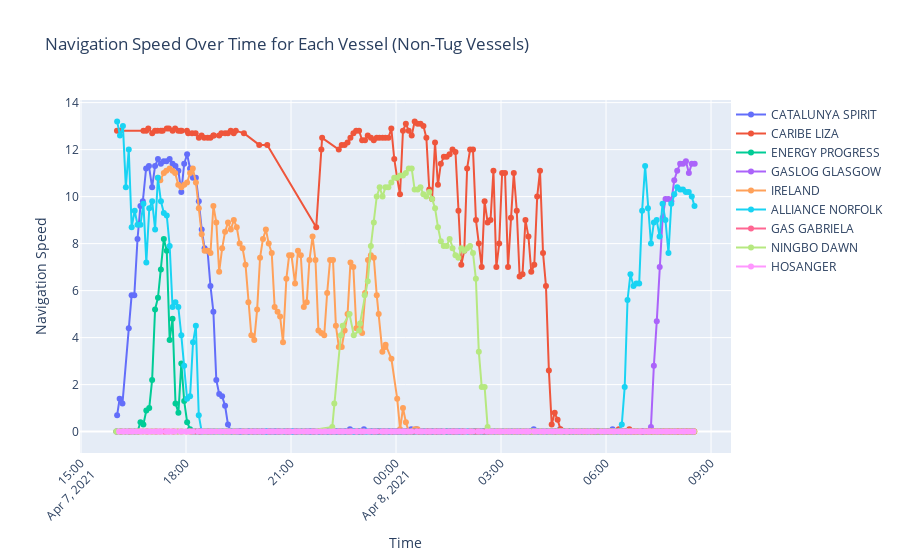

Source (notebook cell):
### Markdown cell above
- Navigation speed over time for each vessel (no tug), with the possibility here to get the values on the curves

### Code cell
# Filter data for non-tug vessels
non_tug_data = data[data['vessel_type'] != 'tug']

# Create a figure
fig = go.Figure()

# Iterate through unique vessel names for non-tug vessels
unique_vessel_names = non_tug_data['vessel_name'].unique()

for vessel_name in unique_vessel_names:
    # Filter data for the current vessel name
    subset = non_tug_data[non_tug_data['vessel_name'] == vessel_name]
    
    # Create a line trace for navigation_speed over time for the current vessel
    fig.add_trace(go.Scatter(x=subset['navigation_time'], y=subset['navigation_speed'],
                             mode='lines+markers', name=vessel_name,
                             hoverinfo='x+y', text=subset['navigation_time'].dt.strftime('%Y-%m-%d %H:%M:%S')))

# Customize layout
fig.update_layout(
    title='Navigation speed over time for each vessel (non-tug vessels)',
    xaxis_title='Time',
    yaxis_title='Navigation speed',
    xaxis=dict(tickangle=-45),
    legend=dict(x=1, y=1)
)

fig.show()

### Figure 1 — Plotly figure (JSON) as saved in the notebook; plotly's stock layout.template omitted (floating-point values rounded to 4 significant figures; data arrays with more than 128 entries replaced by an {"elided": "..."} marker saying what was removed)
{"data": [{"hoverinfo": "x+y", "mode": "lines+markers", "name": "CATALUNYA SPIRIT", "text": {"elided": "198 str values"}, "type": "scatter", "x": {"elided": "198 str values"}, "y": {"elided": "198 float values"}}, {"hoverinfo": "x+y", "mode": "lines+markers", "name": "CARIBE LIZA", "text": {"elided": "163 str values"}, "type": "scatter", "x": {"elided": "163 str values"}, "y": {"elided": "163 float values"}}, {"hoverinfo": "x+y", "mode": "lines+markers", "name": "ENERGY PROGRESS", "text": {"elided": "192 str values"}, "type": "scatter", "x": {"elided": "192 str values"}, "y": {"elided": "192 float values"}}, {"hoverinfo": "x+y", "mode": "lines+markers", "name": "GASLOG GLASGOW", "text": ["2021-04-08 06:21:58", "2021-04-08 06:26:58", "2021-04-08 06:31:58", "2021-04-08 06:37:00", "2021-04-08 06:42:00", "2021-04-08 06:47:00", "2021-04-08 06:51:59", "2021-04-08 06:57:00", "2021-04-08 07:01:59", "2021-04-08 07:07:00", "2021-04-08 07:11:49", "2021-04-08 07:16:59", "2021-04-08 07:21:59", "2021-04-08 07:26:59", "2021-04-08 07:31:59", "2021-04-08 07:36:58", "2021-04-08 07:41:59", "2021-04-08 07:46:59", "2021-04-08 07:51:58", "2021-04-08 07:56:58", "2021-04-08 08:01:59", "2021-04-08 08:07:01", "2021-04-08 08:12:00", "2021-04-08 08:16:59", "2021-04-08 08:21:59", "2021-04-08 08:26:59", "2021-04-08 08:31:59"], "type": "scatter", "x": ["2021-04-08T06:21:58+00:00", "2021-04-08T06:26:58+00:00", "2021-04-08T06:31:58+00:00", "2021-04-08T06:37:00+00:00", "2021-04-08T06:42:00+00:00", "2021-04-08T06:47:00+00:00", "2021-04-08T06:51:59+00:00", "2021-04-08T06:57:00+00:00", "2021-04-08T07:01:59+00:00", "2021-04-08T07:07:00+00:00", "2021-04-08T07:11:49+00:00", "2021-04-08T07:16:59+00:00", "2021-04-08T07:21:59+00:00", "2021-04-08T07:26:59+00:00", "2021-04-08T07:31:59+00:00", "2021-04-08T07:36:58+00:00", "2021-04-08T07:41:59+00:00", "2021-04-08T07:46:59+00:00", "2021-04-08T07:51:58+00:00", "2021-04-08T07:56:58+00:00", "2021-04-08T08:01:59+00:00", "2021-04-08T08:07:01+00:00", "2021-04-08T08:12:00+00:00", "2021-04-08T08:16:59+00:00", "2021-04-08T08:21:59+00:00", "2021-04-08T08:26:59+00:00", "2021-04-08T08:31:59+00:00"], "y": [0, 0, 0, 0, 0, 0, 0, 0, 0, 0, 0, 0.2, 2.8, 4.7, 7, 9.1, 9.9, 9.9, 9.8, 10.7, 11.1, 11.4, 11.4, 11.5, 11, 11.4, 11.4]}, {"hoverinfo": "x+y", "mode": "lines+markers", "name": "IRELAND", "text": {"elided": "166 str values"}, "type": "scatter", "x": {"elided": "166 str values"}, "y": {"elided": "166 float values"}}, {"hoverinfo": "x+y", "mode": "lines+markers", "name": "ALLIANCE NORFOLK", "text": {"elided": "196 str values"}, "type": "scatter", "x": {"elided": "196 str values"}, "y": {"elided": "196 float values"}}, {"hoverinfo": "x+y", "mode": "lines+markers", "name": "GAS GABRIELA", "text": {"elided": "187 str values"}, "type": "scatter", "x": {"elided": "187 str values"}, "y": {"elided": "187 int values"}}, {"hoverinfo": "x+y", "mode": "lines+markers", "name": "NINGBO DAWN", "text": {"elided": "160 str values"}, "type": "scatter", "x": {"elided": "160 str values"}, "y": {"elided": "160 float values"}}, {"hoverinfo": "x+y", "mode": "lines+markers", "name": "HOSANGER", "text": {"elided": "191 str values"}, "type": "scatter", "x": {"elided": "191 str values"}, "y": {"elided": "191 int values"}}], "layout": {"legend": {"x": 1, "y": 1}, "title": {"text": "Navigation Speed Over Time for Each Vessel (Non-Tug Vessels)"}, "xaxis": {"tickangle": -45, "title": {"text": "Time"}}, "yaxis": {"title": {"text": "Navigation Speed"}}}}
